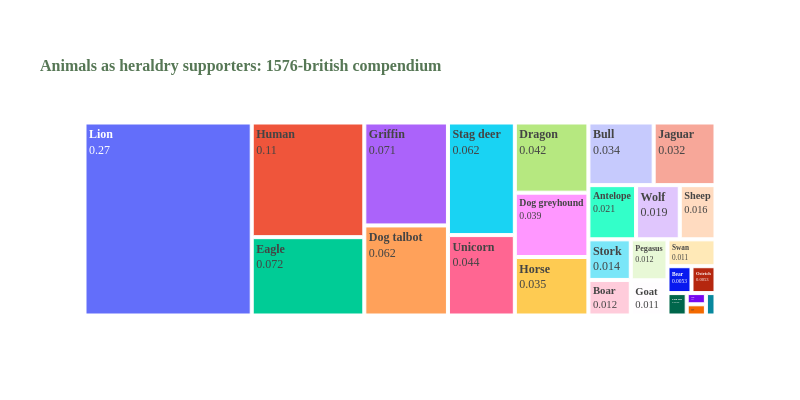
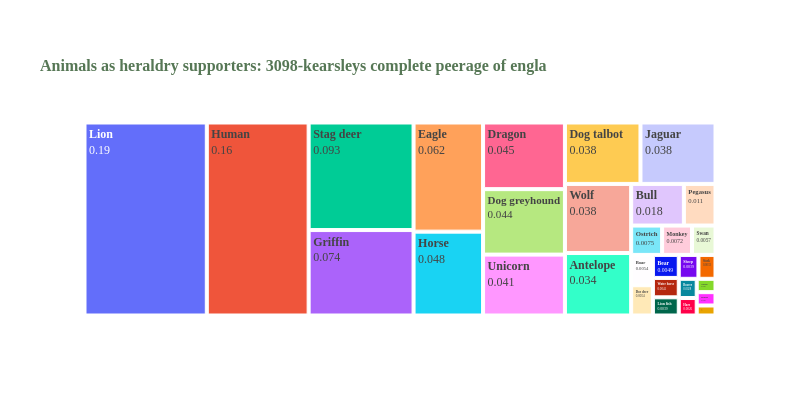
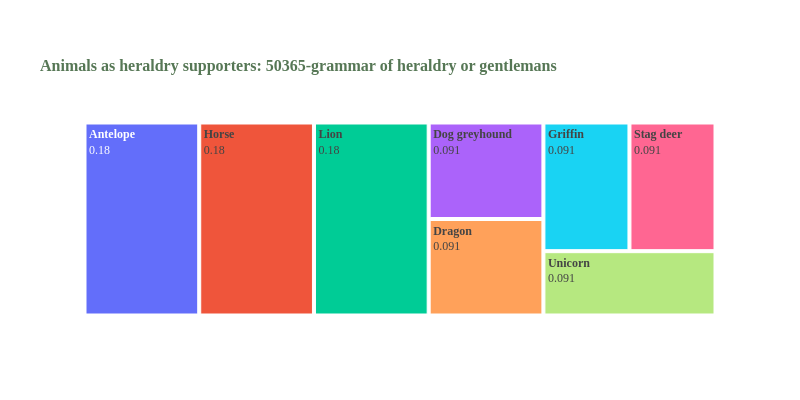
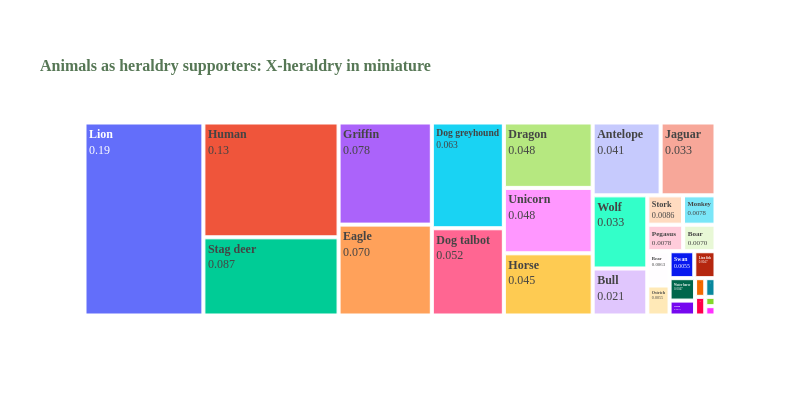

These figures' notebook cell, in order:
### Code cell
for widx in labels_per_work.work_id.unique():
    plot = get_plot(chart_type='treemap', title=f"<br><span style='color:{'#567755'}'><b>Animals as heraldry supporters: {widx[:40]}</b></span>",
                data=labels_per_work[labels_per_work.work_id == widx], x=['label'], y='proportion')

    plot.show()

### Figure 1 — Plotly figure (JSON) as saved in the notebook; plotly's stock layout.template omitted (floating-point values rounded to 4 significant figures)
{"data": [{"branchvalues": "total", "domain": {"x": [0, 1], "y": [0, 1]}, "hoverinfo": "skip", "ids": ["Lion", "Human", "Eagle", "Griffin", "Dog talbot", "Stag deer", "Unicorn", "Dragon", "Dog greyhound", "Horse", "Bull", "Jaguar", "Antelope", "Wolf", "Sheep", "Stork", "Boar", "Pegasus", "Goat", "Swan", "Bear", "Ostrich", "Lion fish", "Chicken", "Monkey", "Water horse"], "labels": ["Lion", "Human", "Eagle", "Griffin", "Dog talbot", "Stag deer", "Unicorn", "Dragon", "Dog greyhound", "Horse", "Bull", "Jaguar", "Antelope", "Wolf", "Sheep", "Stork", "Boar", "Pegasus", "Goat", "Swan", "Bear", "Ostrich", "Lion fish", "Chicken", "Monkey", "Water horse"], "name": "", "parents": ["", "", "", "", "", "", "", "", "", "", "", "", "", "", "", "", "", "", "", "", "", "", "", "", "", ""], "textinfo": "label+value", "texttemplate": "<b>%{label}</b><br>%{value:.2r}", "type": "treemap", "values": [0.265, 0.106, 0.07244, 0.07067, 0.06184, 0.06184, 0.04417, 0.0424, 0.03887, 0.03534, 0.03357, 0.0318, 0.0212, 0.01943, 0.0159, 0.01413, 0.01237, 0.01237, 0.0106, 0.0106, 0.0053, 0.0053, 0.003534, 0.001767, 0.001767, 0.001767]}], "layout": {"coloraxis": {"showscale": false}, "font": {"family": "Futura"}, "height": 400, "legend": {"tracegroupgap": 0}, "paper_bgcolor": "#FFFFFF", "plot_bgcolor": "#FFFFFF", "showlegend": false, "title": {"font": {"size": 16}, "text": "<br><span style='color:#567755'><b>Animals as heraldry supporters: 1576-british compendium</b></span>"}, "width": 800, "xaxis": {"title": {}}, "yaxis": {"title": {}}}}

### Figure 2 — Plotly figure (JSON) as saved in the notebook; plotly's stock layout.template omitted (floating-point values rounded to 4 significant figures)
{"data": [{"branchvalues": "total", "domain": {"x": [0, 1], "y": [0, 1]}, "hoverinfo": "skip", "ids": ["Lion", "Human", "Stag deer", "Griffin", "Eagle", "Horse", "Dragon", "Dog greyhound", "Unicorn", "Dog talbot", "Jaguar", "Wolf", "Antelope", "Bull", "Pegasus", "Ostrich", "Monkey", "Swan", "Boar", "Doe deer", "Bear", "Water horse", "Lion fish", "Sheep", "Stork", "Beaver", "Hare", "Chicken", "Elephant", "Goat"], "labels": ["Lion", "Human", "Stag deer", "Griffin", "Eagle", "Horse", "Dragon", "Dog greyhound", "Unicorn", "Dog talbot", "Jaguar", "Wolf", "Antelope", "Bull", "Pegasus", "Ostrich", "Monkey", "Swan", "Boar", "Doe deer", "Bear", "Water horse", "Lion fish", "Sheep", "Stork", "Beaver", "Hare", "Chicken", "Elephant", "Goat"], "name": "", "parents": ["", "", "", "", "", "", "", "", "", "", "", "", "", "", "", "", "", "", "", "", "", "", "", "", "", "", "", "", "", ""], "textinfo": "label+value", "texttemplate": "<b>%{label}</b><br>%{value:.2r}", "type": "treemap", "values": [0.1938, 0.1614, 0.09266, 0.07362, 0.06229, 0.04788, 0.04479, 0.04402, 0.04093, 0.0381, 0.03784, 0.03758, 0.03398, 0.01802, 0.01081, 0.007465, 0.007207, 0.005663, 0.005405, 0.005405, 0.004891, 0.004118, 0.003861, 0.003861, 0.003346, 0.002831, 0.002574, 0.002059, 0.002059, 0.001544]}], "layout": {"coloraxis": {"showscale": false}, "font": {"family": "Futura"}, "height": 400, "legend": {"tracegroupgap": 0}, "paper_bgcolor": "#FFFFFF", "plot_bgcolor": "#FFFFFF", "showlegend": false, "title": {"font": {"size": 16}, "text": "<br><span style='color:#567755'><b>Animals as heraldry supporters: 3098-kearsleys complete peerage of engla</b></span>"}, "width": 800, "xaxis": {"title": {}}, "yaxis": {"title": {}}}}

### Figure 3 — Plotly figure (JSON) as saved in the notebook; plotly's stock layout.template omitted (floating-point values rounded to 4 significant figures)
{"data": [{"branchvalues": "total", "domain": {"x": [0, 1], "y": [0, 1]}, "hoverinfo": "skip", "ids": ["Antelope", "Horse", "Lion", "Dog greyhound", "Dragon", "Griffin", "Stag deer", "Unicorn"], "labels": ["Antelope", "Horse", "Lion", "Dog greyhound", "Dragon", "Griffin", "Stag deer", "Unicorn"], "name": "", "parents": ["", "", "", "", "", "", "", ""], "textinfo": "label+value", "texttemplate": "<b>%{label}</b><br>%{value:.2r}", "type": "treemap", "values": [0.1818, 0.1818, 0.1818, 0.09091, 0.09091, 0.09091, 0.09091, 0.09091]}], "layout": {"coloraxis": {"showscale": false}, "font": {"family": "Futura"}, "height": 400, "legend": {"tracegroupgap": 0}, "paper_bgcolor": "#FFFFFF", "plot_bgcolor": "#FFFFFF", "showlegend": false, "title": {"font": {"size": 16}, "text": "<br><span style='color:#567755'><b>Animals as heraldry supporters: 50365-grammar of heraldry or gentlemans </b></span>"}, "width": 800, "xaxis": {"title": {}}, "yaxis": {"title": {}}}}

### Figure 4 — Plotly figure (JSON) as saved in the notebook; plotly's stock layout.template omitted (floating-point values rounded to 4 significant figures)
{"data": [{"branchvalues": "total", "domain": {"x": [0, 1], "y": [0, 1]}, "hoverinfo": "skip", "ids": ["Lion", "Human", "Stag deer", "Griffin", "Eagle", "Dog greyhound", "Dog talbot", "Dragon", "Unicorn", "Horse", "Antelope", "Jaguar", "Wolf", "Bull", "Stork", "Monkey", "Pegasus", "Boar", "Bear", "Ostrich", "Swan", "Lion fish", "Water horse", "Sheep", "Chicken", "Goat", "Hare", "Doe deer", "Elephant"], "labels": ["Lion", "Human", "Stag deer", "Griffin", "Eagle", "Dog greyhound", "Dog talbot", "Dragon", "Unicorn", "Horse", "Antelope", "Jaguar", "Wolf", "Bull", "Stork", "Monkey", "Pegasus", "Boar", "Bear", "Ostrich", "Swan", "Lion fish", "Water horse", "Sheep", "Chicken", "Goat", "Hare", "Doe deer", "Elephant"], "name": "", "parents": ["", "", "", "", "", "", "", "", "", "", "", "", "", "", "", "", "", "", "", "", "", "", "", "", "", "", "", "", ""], "textinfo": "label+value", "texttemplate": "<b>%{label}</b><br>%{value:.2r}", "type": "treemap", "values": [0.1884, 0.1274, 0.08679, 0.07819, 0.06959, 0.06255, 0.0516, 0.04769, 0.04769, 0.04535, 0.04066, 0.03284, 0.03284, 0.02111, 0.0086, 0.007819, 0.007819, 0.007037, 0.006255, 0.005473, 0.005473, 0.004691, 0.004691, 0.003127, 0.001564, 0.001564, 0.001564, 0.0007819, 0.0007819]}], "layout": {"coloraxis": {"showscale": false}, "font": {"family": "Futura"}, "height": 400, "legend": {"tracegroupgap": 0}, "paper_bgcolor": "#FFFFFF", "plot_bgcolor": "#FFFFFF", "showlegend": false, "title": {"font": {"size": 16}, "text": "<br><span style='color:#567755'><b>Animals as heraldry supporters: X-heraldry in miniature</b></span>"}, "width": 800, "xaxis": {"title": {}}, "yaxis": {"title": {}}}}
